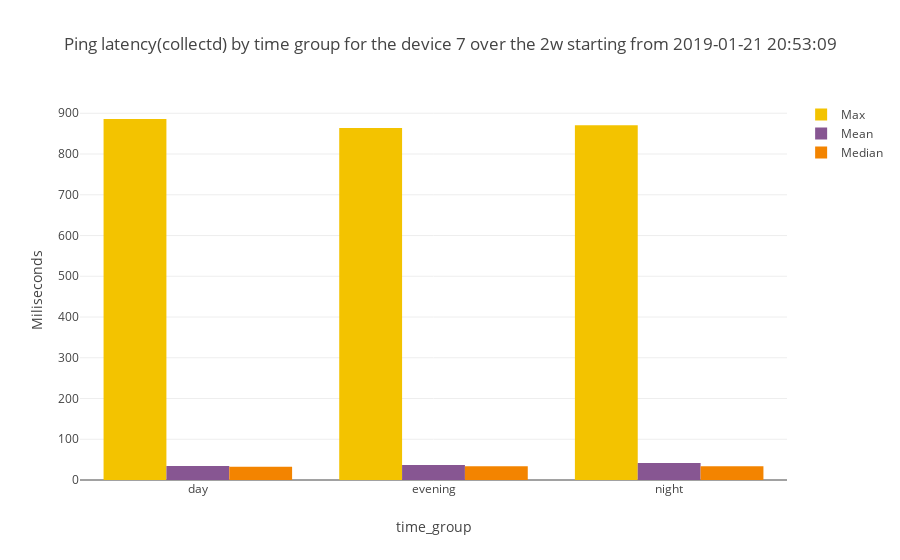

Notebook code cell kept with this figure:
### Code cell
device_number=7
subset=by_group_by_device_p1[by_group_by_device_p1["SK_PI"]==device_number]
combined_bar_plot_3traces(xvalues=subset["time_group"],
                         yvalues1=subset["max"],
                         yvalues2=subset["mean"],
                         yvalues3=subset["median"],
                         name1="Max",
                         name2="Mean",
                         name3="Median",
                         title="Ping latency(collectd) by time group for the device "+str(device_number)+" over the "+time_interval+" starting from "+starting_point,
                         xtitle="time_group",
                         stack=False)

### Figure 1 — Plotly figure (JSON) as saved in the notebook; plotly's stock layout.template omitted (floating-point values rounded to 4 significant figures)
{"data": [{"marker": {"color": "F3C300"}, "name": "Max", "type": "bar", "x": ["day", "evening", "night"], "y": [885.9, 863.6, 870.9]}, {"marker": {"color": "875692"}, "name": "Mean", "type": "bar", "x": ["day", "evening", "night"], "y": [34.49, 36.72, 41.68]}, {"marker": {"color": "F38400"}, "name": "Median", "type": "bar", "x": ["day", "evening", "night"], "y": [32.8, 33.55, 33.83]}], "layout": {"title": "Ping latency(collectd) by time group for the device 7 over the 2w starting from 2019-01-21 20:53:09", "xaxis": {"title": "time_group"}, "yaxis": {"title": "Miliseconds"}}}
